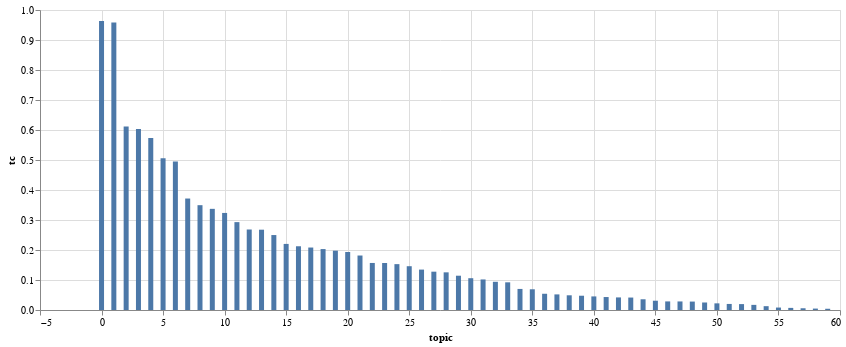

The cell this chart's notebook holds for it:
### Code cell
import altair as alt
chart=alt.Chart(tc_df).mark_bar().encode(x='topic',y='tc',tooltip=tc_df.columns.tolist()).properties(
    width=800)
chart

### Figure 1 — Vega-Lite specification as saved in the notebook (floating-point values rounded to 4 significant figures)
{"config": {"view": {"continuousWidth": 400, "continuousHeight": 300}}, "data": {"name": "data-a1902b6bf06b8abc4fce05afa7812422"}, "mark": "bar", "encoding": {"tooltip": [{"type": "quantitative", "field": "topic"}, {"type": "quantitative", "field": "tc"}], "x": {"type": "quantitative", "field": "topic"}, "y": {"type": "quantitative", "field": "tc"}}, "width": 800, "$schema": "https://vega.github.io/schema/vega-lite/v4.8.1.json", "datasets": {"data-a1902b6bf06b8abc4fce05afa7812422": [{"topic": 0, "tc": 0.9632}, {"topic": 1, "tc": 0.9583}, {"topic": 2, "tc": 0.6115}, {"topic": 3, "tc": 0.6034}, {"topic": 4, "tc": 0.5735}, {"topic": 5, "tc": 0.5055}, {"topic": 6, "tc": 0.495}, {"topic": 7, "tc": 0.3716}, {"topic": 8, "tc": 0.3494}, {"topic": 9, "tc": 0.3372}, {"topic": 10, "tc": 0.3235}, {"topic": 11, "tc": 0.2929}, {"topic": 12, "tc": 0.2683}, {"topic": 13, "tc": 0.2677}, {"topic": 14, "tc": 0.2498}, {"topic": 15, "tc": 0.2203}, {"topic": 16, "tc": 0.2125}, {"topic": 17, "tc": 0.2082}, {"topic": 18, "tc": 0.2031}, {"topic": 19, "tc": 0.1978}, {"topic": 20, "tc": 0.1933}, {"topic": 21, "tc": 0.1816}, {"topic": 22, "tc": 0.1568}, {"topic": 23, "tc": 0.1566}, {"topic": 24, "tc": 0.1529}, {"topic": 25, "tc": 0.146}, {"topic": 26, "tc": 0.1347}, {"topic": 27, "tc": 0.1277}, {"topic": 28, "tc": 0.1255}, {"topic": 29, "tc": 0.1143}, {"topic": 30, "tc": 0.106}, {"topic": 31, "tc": 0.1018}, {"topic": 32, "tc": 0.094}, {"topic": 33, "tc": 0.09226}, {"topic": 34, "tc": 0.07022}, {"topic": 35, "tc": 0.06906}, {"topic": 36, "tc": 0.05413}, {"topic": 37, "tc": 0.05201}, {"topic": 38, "tc": 0.04901}, {"topic": 39, "tc": 0.04759}, {"topic": 40, "tc": 0.04527}, {"topic": 41, "tc": 0.0432}, {"topic": 42, "tc": 0.04194}, {"topic": 43, "tc": 0.04151}, {"topic": 44, "tc": 0.03575}, {"topic": 45, "tc": 0.03091}, {"topic": 46, "tc": 0.02863}, {"topic": 47, "tc": 0.02852}, {"topic": 48, "tc": 0.02809}, {"topic": 49, "tc": 0.02503}, {"topic": 50, "tc": 0.02216}, {"topic": 51, "tc": 0.02019}, {"topic": 52, "tc": 0.01966}, {"topic": 53, "tc": 0.0171}, {"topic": 54, "tc": 0.01276}, {"topic": 55, "tc": 0.008161}, {"topic": 56, "tc": 0.007041}, {"topic": 57, "tc": 0.005796}, {"topic": 58, "tc": 0.004728}, {"topic": 59, "tc": 0.004119}]}}
